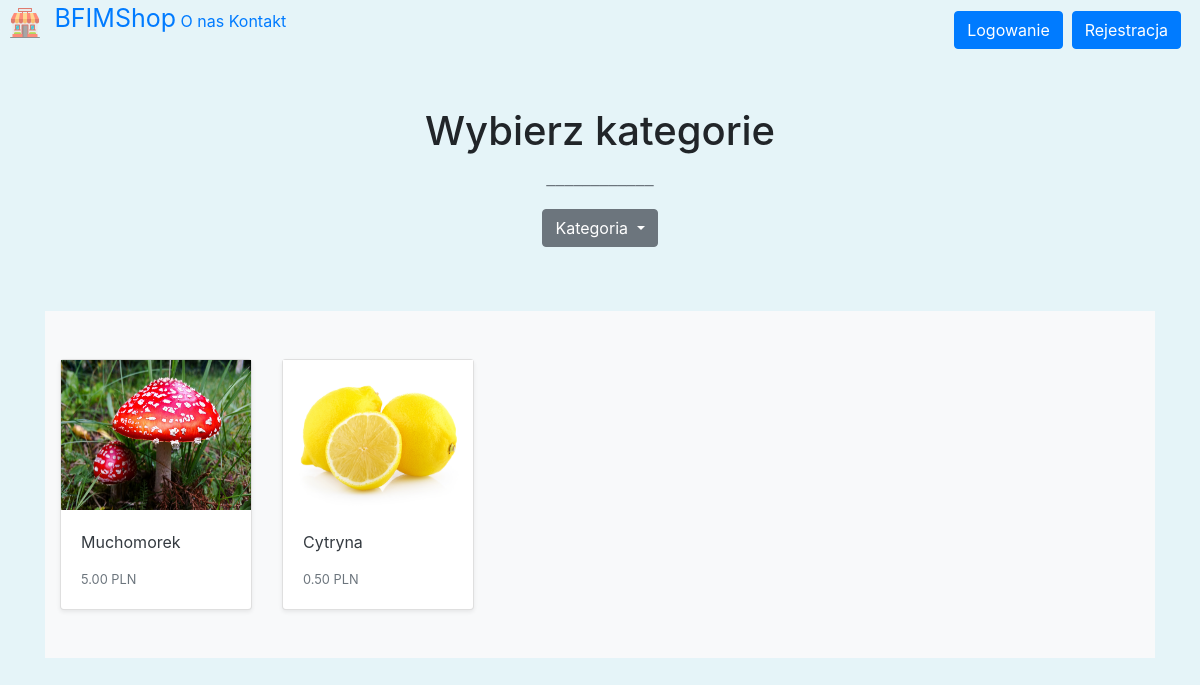
The app's page /, older data.
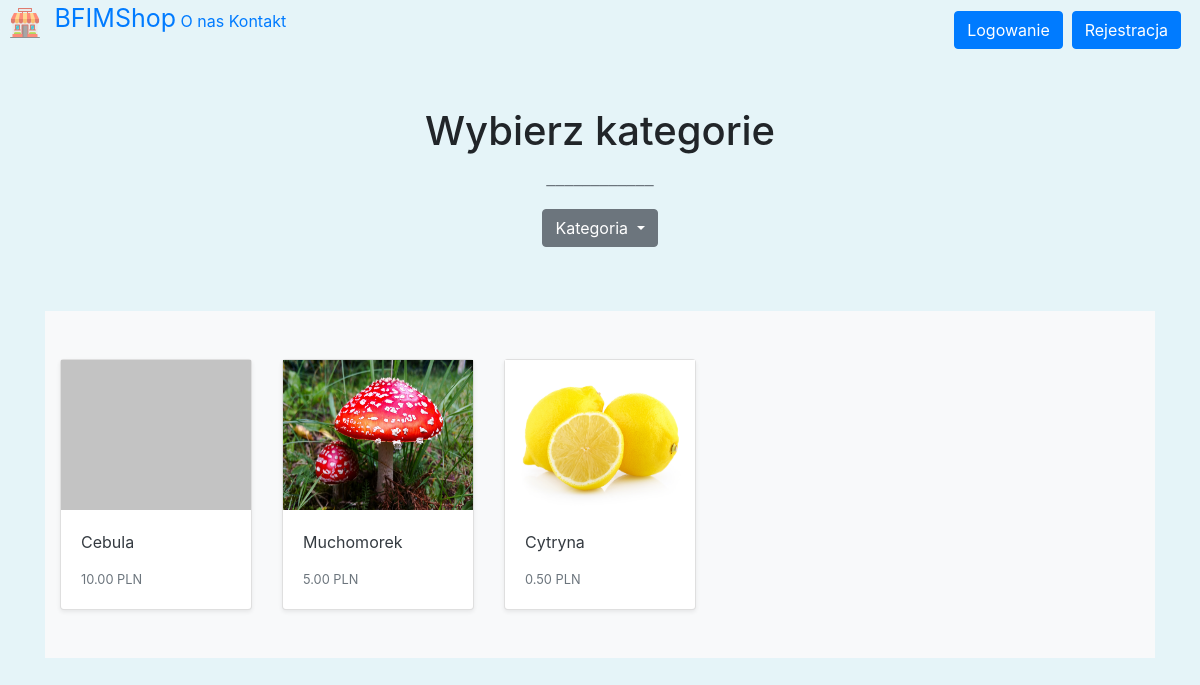
The same page, newer data.
### store/models.py (models this page shows, shortened)
class Product(models.Model):
    category = models.ForeignKey(Category, related_name='product', on_delete=models.CASCADE)
    created_by = models.ForeignKey(User, on_delete=models.CASCADE, related_name='product_creator')
    title = models.CharField(max_length=255)
    author = models.CharField(max_length=255, default='admin')
    description = models.TextField(blank=True)
    image = models.ImageField(upload_to='images/', default='images/default.jpg')
    slug = models.SlugField(max_length=255)
    price = models.DecimalField(max_digits=4, decimal_places=2)
    in_stock = models.BooleanField(default=True)
    is_active = models.BooleanField(default=True)
    created = models.DateTimeField(auto_now_add=True)
    updated = models.DateTimeField(auto_now=True)
    objects = models.Manager()
    products = ProductManager()
    class Meta:
        verbose_name_plural = 'Products'
        ordering = ('-created',)
    def get_absolute_url(self):
        return reverse('store:product_detail', args=[self.slug])

### store/views.py (the view)
# urls.py: path('', views.product_all, name='product_all'),
def product_all(request):
    products = Product.products.all()
    return render(request, 'store/home.html', {'products': products})

### basket/context_processors.py (called while the page is built)
def basket(request):
    return {'basket': Basket(request)}

### store/context_processors.py (called while the page is built)
def categories(request):
    return {
        'categories': Category.objects.all()
    }

### store/models.py (called while the page is built)
    def get_queryset(self):
        return super(ProductManager, self).get_queryset().filter(is_active=True)

    def get_absolute_url(self):
        return reverse('store:category_list', args=[self.slug])

### store/templates/store/home.html (shortened to what this page needs)
{% extends './main.html' %}
{% load static %}
{% block content %}
<main>
  <div class="container">
    <section class="py-5 text-center container">
      <div class="row py-lg-3">
        <div class="col-lg-6 col-md-8 mx-auto">
          <h1 class="h1 fw-bold">Wybierz kategorie</h1>
          <p class="lead text-muted">____________</p>
          <div class="bd-example">
            <div class="dropdown">
              <button class="btn btn-secondary dropdown-toggle" type="button" id="dropdownMenuButton" data-toggle="dropdown" aria-haspopup="true" aria-expanded="false">
                Kategoria
              </button>
            </div>
          </div>
        </div>
      </div>
    </section>
    <div class="album py-5 bg-light">
      <div class="container">
        <div class="row row-cols-1 row-cols-sm-2 row-cols-md-5 g-3">
          {% for product in products %}
          <div class="col">
            <div class="card shadow-sm">
              <img class="img-fluid" alt="Responsive image" src="{{ product.image.url }}" style="height: 150px; width:300px;">
              <div class="card-body">
                <p class="card-text">
                  <a class="text-dark text-decoration-none" href="{{ product.get_absolute_url }}">{{ product.title }}</a>
                </p>
                <div class="d-flex justify-content-between align-items-center">
                  <small class="text-muted">{{ product.price }} PLN</small>
                </div>
              </div>
            </div>
          </div>
          {% endfor %}
        </div>
      </div>
    </div>
  </div>
</main>
{% endblock %}

Row changes from the older to the newer data that the page shows:
added Product: image (placeholder picture), title "Cebula", price "10.00"
